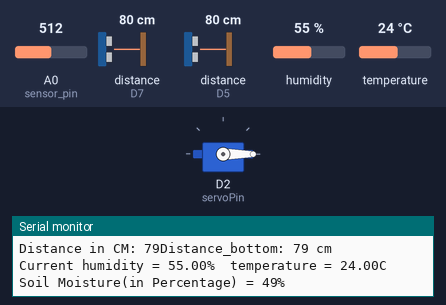
A sketch run on a simulated ESP8266 (NodeMCU). Shown: servo, the last lines printed to the serial monitor. Wiring (inferred from the names in the program): 2 × ultrasonic range finder: trigger D4, echo D5 / trigger D6, echo D7. Inputs (shaded band) come from the test bench; at power-on: distance to the obstacle (sensors on D5, D7) 80 cm, A0 (sensor_pin) = 512, humidity 55 %, temperature 24 °C. The echo pulse lasts 58.3 µs per cm; WiFi joins after 1.5 s; servers stay silent unless stated.

Above: at 5.4 s.
5.5 s: distance to the obstacle (sensor on D5) set to 34 cm
8.0 s: distance to the obstacle (sensor on D5) set to 28 cm
At 9.9 s:
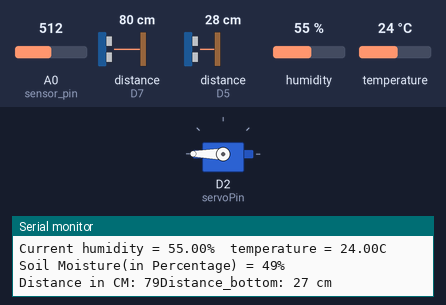
10.9 s: distance to the obstacle (sensor on D5) set to 35 cm
At 15.0 s:
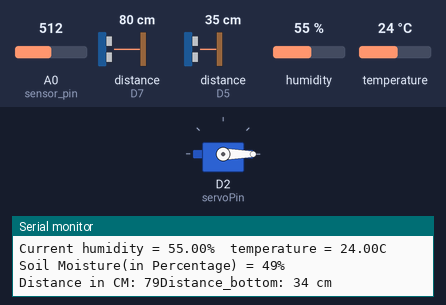
16.1 s: distance to the obstacle (sensor on D5) set to 2 cm
At 18.0 s:
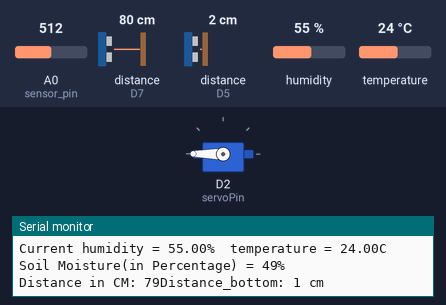
Timing chart, 0 to 19.5 s (numbered marks = the images above; inputs shaded):
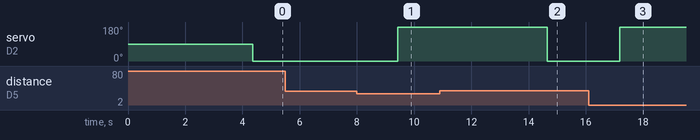

The sketch:

Smart_Composting_bin_Nepal.ino
```cpp
#include <ESP8266WiFi.h>
#include <FirebaseArduino.h>
#include <ArduinoJson.h>

#define FIREBASE_HOST "flutter-56d87.firebaseio.com" //--> URL address of your Firebase Realtime Database.
#define FIREBASE_AUTH "tlQLCDrPdBfxaTfYIAA3O45nnzG7xEPm5gj1N1UO" //--> Your firebase database secret code.
#define WIFI_SSID "Space" // Change the name of your WIFI
#define WIFI_PASSWORD "111122220" // Change the password of your WIFI
//Successfully integtated two ultrasonic sensors

String id = "KLL";


//greeen wire  light D6
//yellow D7
//final top stack ultrasonic sensor
//v++ external grnd external + common
#define echoPin D7 //top USS
#define trigPin D6 //

#define echoPin_bottom D5 //side USS
#define trigPin_bottom D4 //

//Defination for DHT sensors
#include "DHT.h"
#define DHTTYPE DHT11
#define dht_dpin D3
#define sensor_pin A0

#include <Servo.h>
int servoPin = D2;
Servo Servo1;

DHT dht(dht_dpin, DHTTYPE);


// defines variables
long duration; // variable for the duration of sound wave travel
int distance; // variable for the distance measurement

long duration_bottom; // variable for the duration of sound wave travel
int distance_bottom; // variable for the distance measurement


String binStatDB = "BinStats";
    String binId = "binId";
    String binLevel = "binLevel";
    String binStatus = "binStatus";
    String humid = "humidity";
    String moistureAnalogValue = "moistureAnalogValue";
    String moistureStatus = "moistureStatus";
    String temperature = "temperature";
    String timeStamp = "timeStamp";
    String user_ID = "userId";

String Bins = "Bins";
    String createdDate = "createdDate";
    String locate = "location";
    String userId = "userId";

String Faqs = "Faqs";
    String answer = "answer";
    String createdAt = "createdAt";
    String question = "question";
    String updatedAt = "updatedAt";

String Rewards = "Rewards";
    String created_Reward_Date = "createdDate";
    String description = "description";
    String rewardPoint = "rewardPoint";
    String title = "title";
    String user_Reward_Id = "userId";

String Users = "Users";
    String created_Date = "createdDate";
    String firstName = "firstName";
    String lastName = "lastName";
    String updatedDate = "updatedDate";
String TD = "Time";
String HD = "Humidity";


//String DBaddH = DBnm + "/" + TD + "/" + HD; //--> Creating a Database path
//Firebase.pushString(DBaddH,strHum); //-->


void setup() {

   WiFi.begin(WIFI_SSID, WIFI_PASSWORD);
  Serial.print("Connecting to ");
  Serial.print(WIFI_SSID);
  while (WiFi.status() != WL_CONNECTED) {
    Serial.print(".");
    delay(500);
  }

  Serial.println();
  Serial.print("Connected");
  Serial.print("IP Address: ");
  Serial.println(WiFi.localIP());
  Firebase.begin(FIREBASE_HOST, FIREBASE_AUTH);
  Firebase.pushString("ID",id);

  //
  Servo1.attach(servoPin);
  pinMode(trigPin, OUTPUT); // Sets the trigPin as an OUTPUT
  pinMode(echoPin, INPUT); // Sets the echoPin as an INPUT

  pinMode(trigPin_bottom, OUTPUT); // Sets the trigPin as an OUTPUT
  pinMode(echoPin_bottom, INPUT); // Sets the echoPin as an INPUT

  dht.begin();
  Serial.begin(9600); // // Serial Communication is starting with 9600 of baudrate speed
  Serial.println("Ultrasonic Sensor HC-SR04 Test"); // print some text in Serial Monitor
  Serial.println("with Arduino UNO R3");
  push_id();
  push_timeStamp();
  push_userId();

  //Bins data_firebase
  push_createdDate();
  push_location();
  push_Bins_userId();

 //Bins faq
  push_ans();
  push_createdAt();
  push_question();
  push_updatedAt();

//Bins Users
push_User_createdDate();
push_firstName();
push_lastName();
push_UpdatedDate();

//Bin Rewards

//push_Reward_create(); remainning to add on
//push_Reward_desc(); remaininig to add from logic
push_Reward_title();
push_Reward_id();
push_Reward_create();


}


void loop() {

  top_US();
  bottom_US();
  tempSensor();
  moisture();


}

void top_US(){


  // Clears the trigPin condition
  digitalWrite(trigPin, LOW);
  delayMicroseconds(2);
  // Sets the trigPin HIGH (ACTIVE) for 10 microseconds
  digitalWrite(trigPin, HIGH);
  delayMicroseconds(10);
  digitalWrite(trigPin, LOW);
  // Reads the echoPin, returns the sound wave travel time in microseconds
  duration = pulseIn(echoPin, HIGH);
  // Calculating the distance
  distance = duration * 0.034 / 2; // Speed of sound wave divided by 2 (go and back)
  // Displays the distance on the Serial Monitor
  Serial.print("Distance in CM: ");
  Serial.print(distance);
  if(distance<=5){
    //AlmostFull
    // String binPercentage = String(80);
      String binLevelpush =  binStatDB + "/" + binLevel; //--> Creating a Database path
      Firebase.pushString(binLevelpush,String(80));

    }
   else if((distance >= 5)&&(distance <= 14)){

      String binLevelpush =  binStatDB + "/" + binLevel; //--> Creating a Database path
      Firebase.pushString(binLevelpush,String(50));
    }
   else{
      String binLevelpush =  binStatDB + "/" + binLevel; //--> Creating a Database path
      Firebase.pushString(binLevelpush,String(10));
     // Firebase.child("some").setString("test baby");
    }

//  Serial.println("\n");

  }


void bottom_US(){

   // Clears the trigPin condition
  digitalWrite(trigPin_bottom, LOW);
  delayMicroseconds(2);
  // Sets the trigPin HIGH (ACTIVE) for 10 microseconds
  digitalWrite(trigPin_bottom, HIGH);
  delayMicroseconds(10);
  digitalWrite(trigPin_bottom, LOW);
  // Reads the echoPin, returns the sound wave travel time in microseconds
  duration_bottom = pulseIn(echoPin_bottom, HIGH);
  // Calculating the distance
  distance_bottom = duration_bottom * 0.034 / 2; // Speed of sound wave divided by 2 (go and back)
  // Displays the distance on the Serial Monitor
  Serial.print("Distance_bottom: ");
  Serial.print(distance_bottom);
  Serial.println(" cm");

  String OOO = "OPEN";
  String CCC = "CLOSED";
  if( distance_bottom <= 30){
      Servo1.write(180);

    String binStatuspush =  binStatDB + "/" + binStatus; //--> Creating a Database path
    Firebase.pushString(binStatuspush,OOO);
      delay(3000);

  }
     else{
    //  Serial.println('ninteyfive');
    Servo1.write(00);

    String binStatuspush =  binStatDB + "/" + binStatus; //--> Creating a Database path
    Firebase.pushString(binStatuspush,CCC);
       delay(300);
     }
  }


void tempSensor(){

float h = dht.readHumidity();
float t = dht.readTemperature();
Serial.print("Current humidity = ");
Serial.print(h);
Serial.print("%  ");
Serial.print("temperature = ");
Serial.print(t);
Serial.println("C  ");

String humide = String(h);
String binHumiditypush =  binStatDB + "/" + humid; //--> Creating a Database path
Firebase.pushString(binHumiditypush,humide);
delay(200);

String temp = String(t);
String binTemperaturepush =  binStatDB + "/" + temperature; //--> Creating a Database path
Firebase.pushString(binTemperaturepush,temp);
}

void moisture(){
int moisture_percentage;
   moisture_percentage = ( 100.00 - ( (analogRead(sensor_pin)/1023.00) * 100.00 ) );

    Serial.print("Soil Moisture(in Percentage) = ");
    Serial.print(moisture_percentage);
    Serial.println("%");
int analog = (analogRead(A0));

String seven = "MOIST";
String one = "DRY";

if(analog>= 700){
    String binMoisturepush =  binStatDB + "/" + moistureStatus; //--> Creating a Database path
    Firebase.pushString(binMoisturepush, one);
}
else{
String binMoisturepush =  binStatDB + "/" + moistureStatus; //--> Creating a Database path
Firebase.pushString(binMoisturepush, seven);
}

String moist = String(moisture_percentage);
String binMoisturepush =  binStatDB + "/" + moistureAnalogValue; //--> Creating a Database path
Firebase.pushString(binMoisturepush, moist);
delay(100);


    delay(1000);
  }


void push_id(){

String id = "-MLu9WUL3KYn6gq6S-dr";
String binIdpush =  binStatDB + "/" + binId; //--> Creating a Database path
Firebase.pushString(binIdpush,id);

}

void push_timeStamp(){
String timeSt = "17:30:22";
String bintimeStamppush =  binStatDB + "/" + timeStamp; //--> Creating a Database path
Firebase.pushString(bintimeStamppush,timeSt);

 }

void push_userId(){
String id = "-MLmQOBuBvlYCJOLg5sc";
String binUserIdpush =  binStatDB + "/" + userId; //--> Creating a Database path
Firebase.pushString(binUserIdpush,id);
 }

///push bins functions

void push_createdDate(){
String bins = "Bins";
String DateCt = "11/26/2020";
String binsDatepush =  bins + "/" + createdDate; //--> Creating a Database path
Firebase.pushString(binsDatepush,DateCt);
}

void push_location(){
String bins = "Bins";
String gps = "27.717844,85.3248188";
String binLocationpush = bins + "/" + locate; //--> Creating a Database path
Firebase.pushString(binLocationpush,gps);
}


void push_Bins_userId(){
String bins = "Bins";
String id = "-MLmQOBuBvlYCJOLg5sc";
String binUserIdpush =  bins + "/" + userId; //--> Creating a Database path
Firebase.pushString(binUserIdpush,id);
}


void push_ans(){
  String ans = "We will reply you very soon";
  String question = " How can you boost up composting?";
  String Faqpush = Faqs + "/" + answer; //--> Creating a Database path
  Firebase.pushString(Faqpush,ans);
}

void push_question(){
  String qe = "question";
  String question = " How can you boost up composting?";
  String Faqpush = Faqs + "/" + qe; //--> Creating a Database path
  Firebase.pushString(Faqpush,question);
}
void push_createdAt(){

//String Faqs = "Faqs";
String DateCt = "11/26/2020";
String FaqDatepush =  Faqs + "/" + createdAt; //--> Creating a Database path
Firebase.pushString(FaqDatepush,DateCt);

}
void push_updatedAt(){
 String DateCt = "11/27/2020";
String FaqDatepush =  Faqs + "/" + updatedAt; //--> Creating a Database path
Firebase.pushString(FaqDatepush,DateCt);

}


///Firebase Users

void push_User_createdDate(){
      String DateCt = "11/26/2020";
      String FaqDatepush =  Users + "/" + createdDate; //--> Creating a Database path
      Firebase.pushString(FaqDatepush,DateCt);
}

void push_firstName(){
      String fN = "Hari";
      String FaqDatepush =  Users + "/" + firstName; //--> Creating a Database path
      Firebase.pushString(FaqDatepush,fN);

}
void push_lastName(){
      String lN = "lastName";
      String FaqDatepush =  Users + "/" + lN; //--> Creating a Database path
      Firebase.pushString(FaqDatepush,lN);
 }

void push_UpdatedDate(){
  String DateCt = "11/26/2020";
      String FaqDatepush =  Users + "/" + updatedDate; //--> Creating a Database path
      Firebase.pushString(FaqDatepush,DateCt);
  }

//Firebae Rewards.

void push_Reward_create(){
    String DateCt = "11/26/2020";
      String FaqDatepush =  Rewards + "/" + created_Reward_Date; //--> Creating a Database path
      Firebase.pushString(FaqDatepush,DateCt);

}


void push_Reward_title(){
   String lN = "Rewards";
      String FaqDatepush =  Rewards + "/" + title; //--> Creating a Database path
      Firebase.pushString(FaqDatepush,lN);
  }


void push_Reward_id(){

String rewardId = "-MLmQOBuBvlYCJOLg5sc";
String binLocationpush = Rewards + "/" + user_Reward_Id; //--> Creating a Database path
Firebase.pushString(binLocationpush,rewardId);

}
```

Measured:
- the behaviour switches between 32 and 31 cm on distance to the obstacle (sensor on D5) (found by bisection; images 0 and 1)
- after the input at 8.0 s, servo on D2 (servoPin): 0° → 180° after 1.4 s
- after the input at 10.9 s, servo on D2 (servoPin): 180° → 0° after 3.8 s
- after the input at 16.1 s, servo on D2 (servoPin): 0° → 180° after 1.1 s
